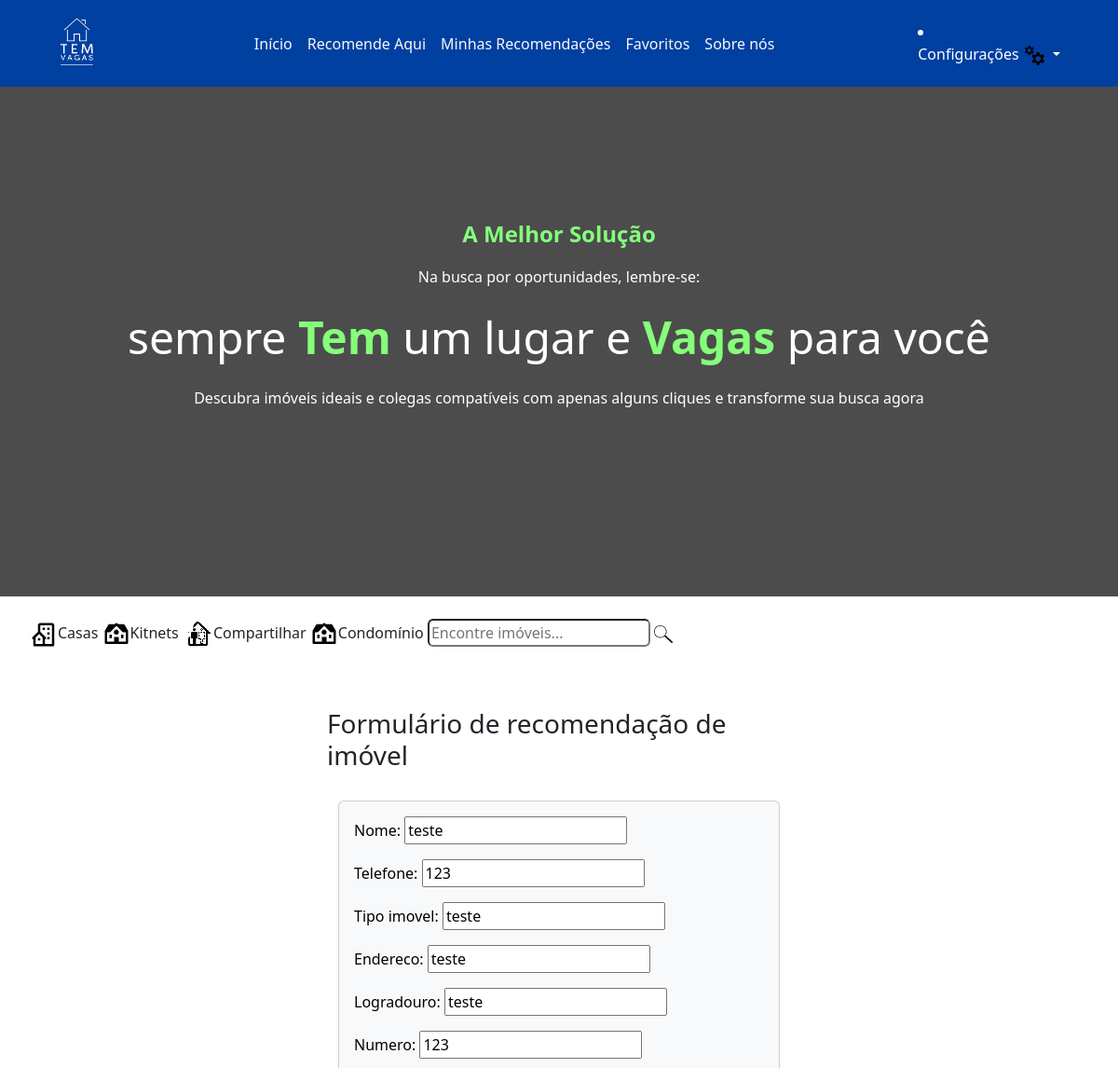
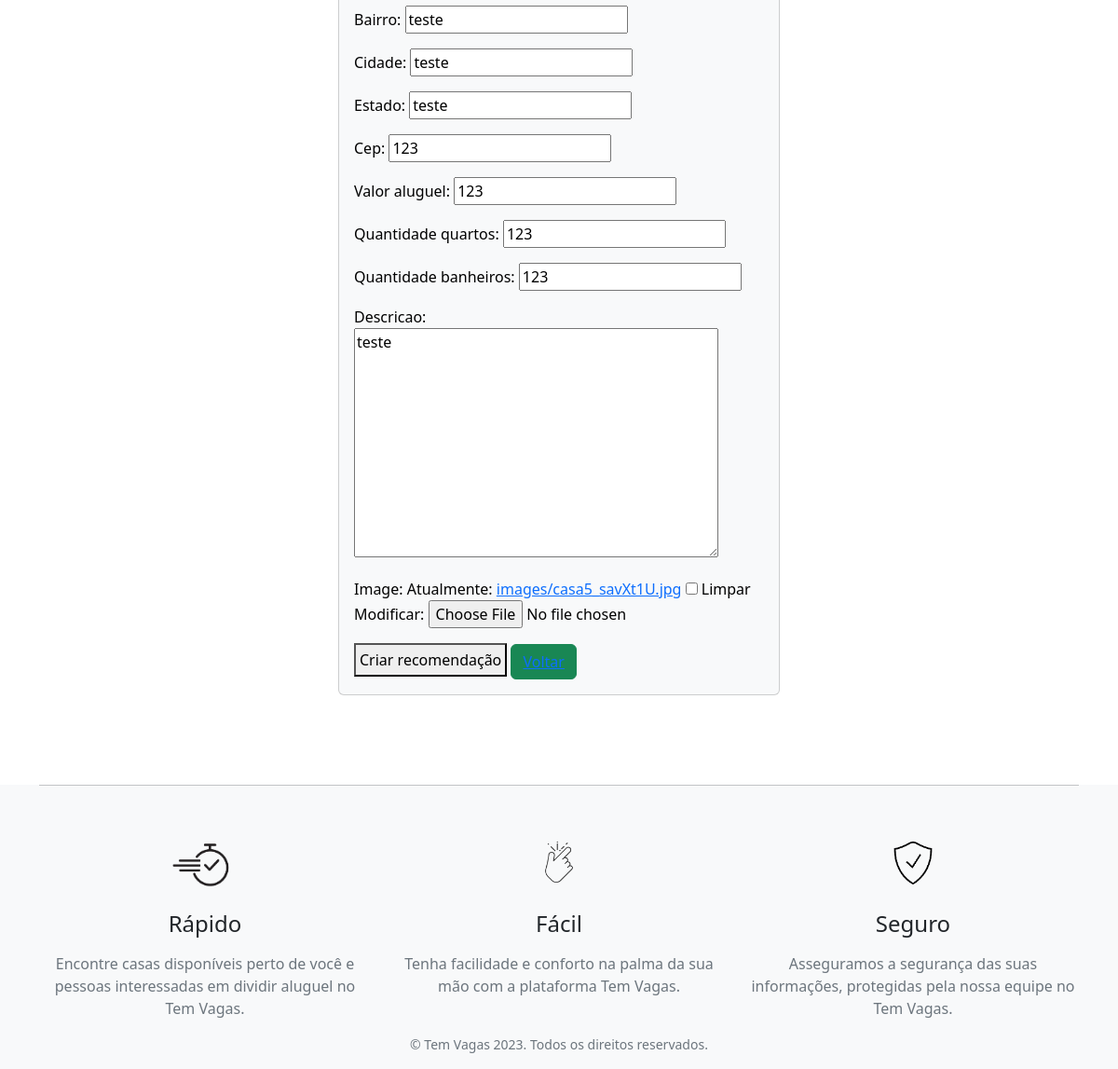
Screenshot of /recommendation-update/9 (signed in) with the database file from the repository (2 pictures, top to bottom).
### posts_app/models.py (models this page shows, shortened)
class recomendacoes(models.Model):
    nome = models.CharField(max_length=100)
    telefone = models.IntegerField()
    tipo_imovel = models.CharField(max_length=100)
    endereco = models.CharField(max_length=255)
    logradouro = models.CharField(max_length=255)
    numero = models.IntegerField()
    bairro = models.CharField(max_length=255)
    cidade = models.CharField(max_length=255)
    estado = models.CharField(max_length=255)
    cep = models.IntegerField()
    valor_aluguel = models.IntegerField()
    quantidade_quartos = models.IntegerField()
    quantidade_banheiros = models.IntegerField()
    descricao = models.TextField()
    image = models.ImageField(upload_to='images/', blank=True, null=True)
    create_at = models.DateTimeField(auto_now_add=True)
    owner = models.ForeignKey('accounts.CustomUser', on_delete=models.CASCADE, null=True)
    curtidas = models.ManyToManyField(CustomUser, through='Curtida', related_name='curtidas')
    class Meta:
        verbose_name = 'Imovel'
        verbose_name_plural = 'Imoveis'
        ordering = ['id']

### posts_app/views.py (the view)
# urls.py: path('recommendation-update/<int:id>', views.recommendation_update, name='recommendation-update'),
def recommendation_update(request, id):
    recommendation = get_object_or_404(recomendacoes, id=id)
    if request.user != recommendation.owner:
        return HttpResponseForbidden('Você não tem permissão para editar esta recomendação.')
    if request.method == 'POST':
        form = RecommendationForm(request.POST, request.FILES, instance=recommendation)
        if form.is_valid():
            form.save()
            messages.warning(request, 'A recomendação foi atualizada com sucesso')
            return HttpResponseRedirect(reverse('recommendation-detail', args=[recommendation.id]))
    form = RecommendationForm(instance=recommendation)
    return render(request, 'recommendation-form.html', {"form": form})

### posts_app/forms.py (shortened to what this page needs)
class RecommendationForm(forms.ModelForm):
    class Meta:
        model = recomendacoes
        exclude = ("owner", "curtidas")

### posts_app/templates/recommendation-form.html (shortened to what this page needs)
{% extends 'base.html' %}
{% block content %}
	<div class="row justify-content-center">
		<div class="col-md-6">
			<h3>Formulário de recomendação de imóvel</h3>
			<br>
				<div class="container">
					<div class="card h-100 text-bg-light p-3">
						<form method="post" action="{% if request.method == 'POST' %}{% url 'create-recommendation' %}{% endif %}"
						enctype="multipart/form-data">
						{{ form.as_p }}
						<button class="border-1 p-1"type="submit">Criar recomendação</button>
						<button class="btn btn-success "><a href="{% url 'main-page' %}">Voltar</a></button>
						</form>
					</div>
				</div>
		</div>
	</div>
{% endblock content %}

### rows the page displays
recomendacoes: nome "teste", telefone "123", tipo_imovel "teste", endereco "teste", logradouro "teste", numero "123", bairro "teste", cidade "teste", estado "teste", cep "123", valor_aluguel "123", quantidade_quartos "123", quantidade_banheiros "123", descricao "teste"
